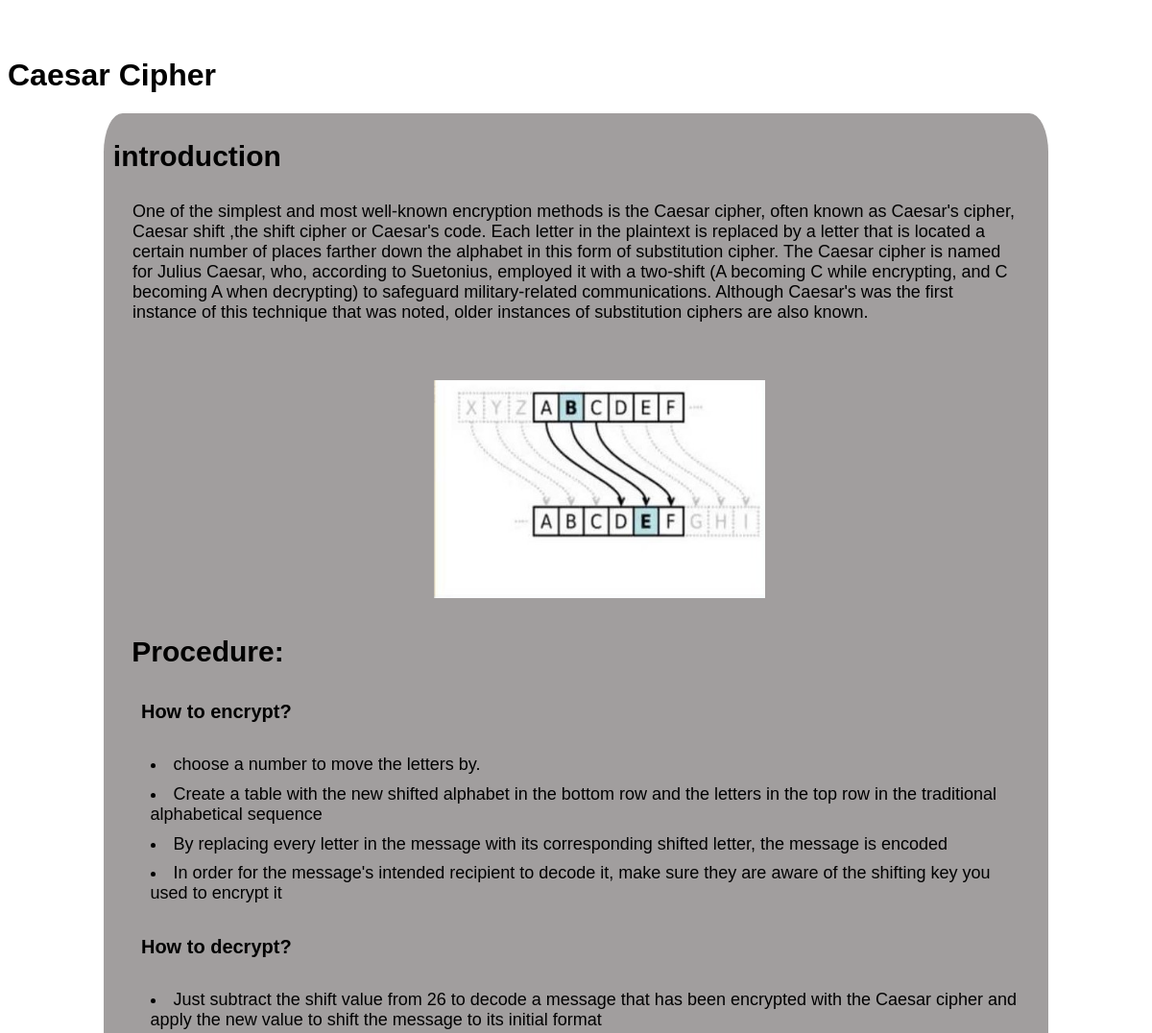
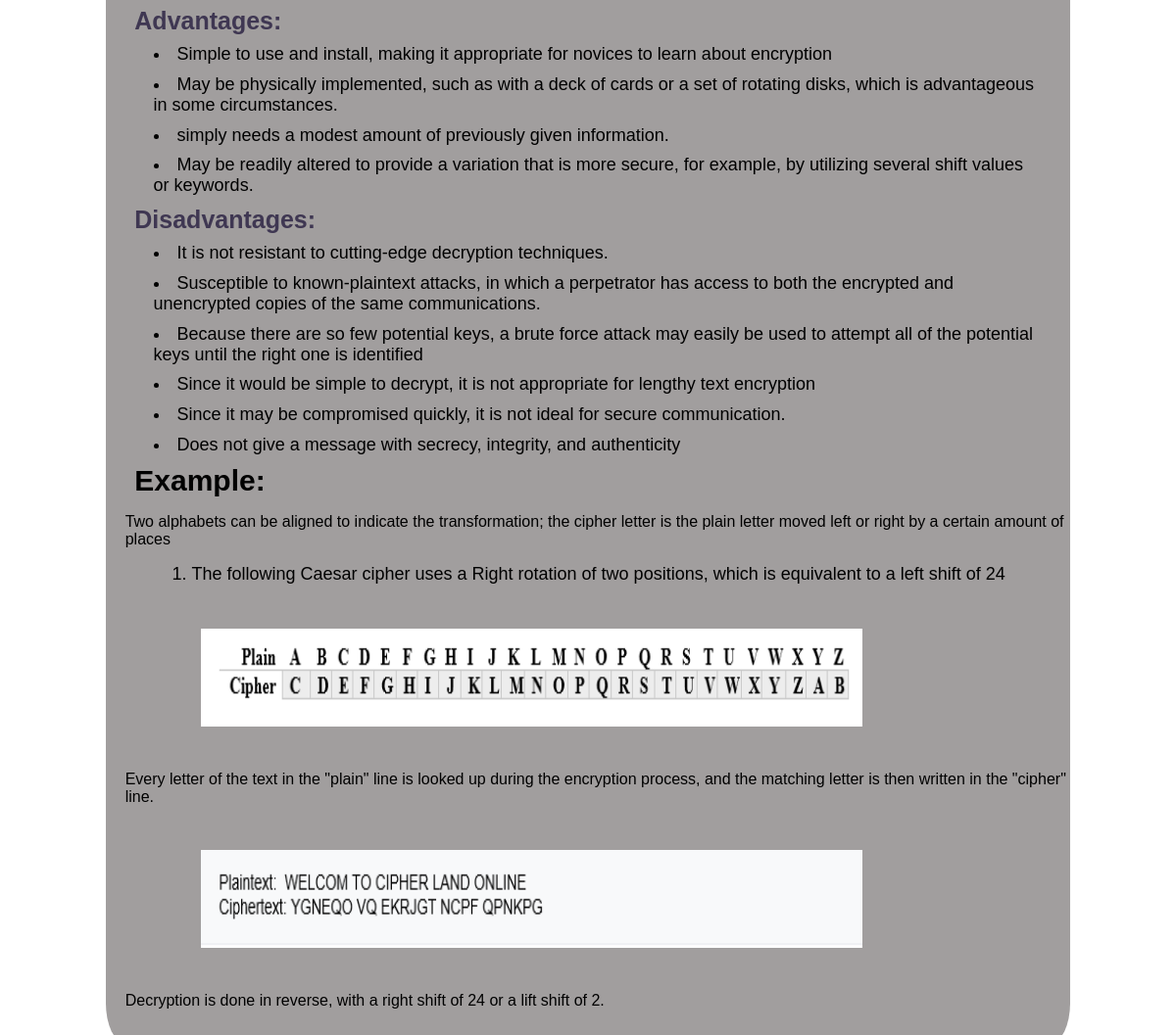
Screenshot of /Description.php with the database file from the repository (2 pictures, top to bottom).
### tables this page shows
CREATE TABLE `algorithm` (
  `id` int(11) NOT NULL,
  `algorithmName` varchar(255) NOT NULL,
  `algorithmDescription` text NOT NULL,
  `algorithmImg` varchar(200) NOT NULL,
  `created_in` timestamp NOT NULL DEFAULT current_timestamp(),
  `algorthimEncrypt` text NOT NULL,
  `algortihmDecrypt` text NOT NULL,
  `algorthimAdvantages` text NOT NULL,
  `algorthimDisadvantages` int(11) NOT NULL
);

CREATE TABLE `algorthimencrypt` (
  `algorthimEncryptID` int(255) NOT NULL,
  `algorthimEncrypt` varchar(255) NOT NULL,
  `algorthimID` int(255) NOT NULL
);

CREATE TABLE `algortihmdecrypt` (
  `algortihmDecryptID` int(11) NOT NULL,
  `algortihmDecrypt` varchar(255) NOT NULL,
  `algorthimID` int(11) NOT NULL
);

CREATE TABLE `algorthimadvantages` (
  `algorthimAdvantagesID` int(11) NOT NULL,
  `algorthimAdvantages` varchar(255) NOT NULL,
  `algorthimID` int(11) NOT NULL
);

CREATE TABLE `algorthimdisadvantages` (
  `disadvantagesID` int(11) NOT NULL,
  `algorthimDisadvantages` varchar(255) NOT NULL,
  `algorthimID` int(11) NOT NULL
);

CREATE TABLE `algortihmexample` (
  `imgAlgorthimID` int(11) NOT NULL,
  `algorthmImg` varchar(255) NOT NULL,
  `algorthimID` int(11) NOT NULL,
  `algorithmText` varchar(255) NOT NULL,
  `algorithmSubText` varchar(255) NOT NULL
);

### Description.php (the view, shortened to what this page needs)
 <?php
$cmdDes="select * from algorithm where id='23'";
$exe=mysqli_query($con, $cmdDes);
while ($row=mysqli_fetch_assoc($exe)) {
    $algorithmName=$row["algorithmName"];
    $algorithmDescription=$row["algorithmDescription"];
    $algorithmImg=$row["algorithmImg"];
    echo "
    <h1 class='Caesar'>$algorithmName</h1>
    <div class='body'><br>
        <h3 class='topTitle'>introduction</h3>
        <p class='intro'>$algorithmDescription</p>
        <img class='algorithmImg' src='img/$algorithmImg' alt=''>
    ";
}
echo "
<div class='Procedure'>";
echo "
<h2 class='topTitle'>Procedure:</h2>
<h5  class='encDec'>How to encrypt?</h5>
";
$cmdEnc="select * from algorthimencrypt where algorthimID='23'";
$exeEnc=mysqli_query($con, $cmdEnc);
while ($rowEnc=mysqli_fetch_assoc($exeEnc)) {
    $algorthimencrypt=$rowEnc["algorthimEncrypt"];
    echo "
        <li  class='liText'>$algorthimencrypt</li>
    ";
}
echo "
<h5 class='encDec'>How to decrypt?</h5>
";
$cmdDec="select * from algortihmdecrypt where algorthimID='23'";
$exeDec=mysqli_query($con, $cmdDec);
while ($rowDec=mysqli_fetch_assoc($exeDec)) {
    $algortihmDecrypt=$rowDec["algortihmDecrypt"];
    echo "
        <li class='liText'>$algortihmDecrypt</li>
    ";
}
echo "
<h5 class='title' >Advantages:</h5>
";
$cmdAdvance="select * from algorthimAdvantages where algorthimID='23'";
$exeAdvance=mysqli_query($con, $cmdAdvance);
while ($rowAdvance=mysqli_fetch_assoc($exeAdvance)) {
    $algorthimAdvantages=$rowAdvance["algorthimAdvantages"];
    echo "
        <li class='liText'>$algorthimAdvantages</li>
    ";
}
echo "
<h5 class='title'>Disadvantages:</h5>
";
$cmdDisadvance="select * from algorthimDisadvantages where algorthimID='23'";
$exeDisadvance=mysqli_query($con, $cmdDisadvance);
while ($rowDisadvance=mysqli_fetch_assoc($exeDisadvance)) {
    $algorthimDisadvantages=$rowDisadvance["algorthimDisadvantages"];
    echo "
        <li class='liText'>$algorthimDisadvantages</li>
    ";
}
echo "
<h5 class='topTitle'>Example:</h5>
";
$cmdExample="select * from algortihmexample where algorthimID='23'";
$exeExample=mysqli_query($con, $cmdExample);
while ($rowExample=mysqli_fetch_assoc($exeExample)) {
    $algorithmText=$rowExample["algorithmText"];
    $algorithmSubText=$rowExample["algorithmSubText"];
    $algorthmImg=$rowExample["algorthmImg"];
   if($algorithmSubText==""){
    if($algorthmImg==""){
        echo "
        <p>$algorithmText</p>        ";
    }else{
        echo "
        <p>$algorithmText</p>
        <img class='algorthmImg' src='img/$algorthmImg' alt=''>
    ";
    }
   }else{
    if($algorthmImg==""){
        echo "
        <p>$algorithmText</p>
        <ol>  <li class='liText'>$algorithmSubText</li></ol>
       ";
    }else{
        echo "
        <p>$algorithmText</p>
        <ol>  <li class='liText'>$algorithmSubText</li></ol>
        <img class='algorthmImg' src='img/$algorthmImg' alt=''>
    ";
    }
    }
}
echo"<br></div>";
 ?>

### Description.php (style rules this page uses)
* { font-family: 'Poppins', sans-serif; }
.Caesar { margin-top: 60px; }
.body { background-color: rgb(161, 158, 158);margin:20px 100px 100px 100px;border-radius: 2%; }
.intro { margin: 30px;font-size:18px }
.algorithmImg { margin: 30px;margin-left: 35%;width: 35%; }
.Procedure { margin-left:2% }
.topTitle { font-size:30px;font-weight:bold;margin:1% }
.title { font-size:25px;font-weight:bold;color:#3f3752;margin:1% }
.liText { font-size:18px;margin-left:3%;padding-right:30px ;margin-top:1% }
.encDec { font-size:20px;margin-left:2% ;font-weight:bold }
.algorthmImg { margin:3% 8%;height:100px;width:70% }

### rows the page displays
algorithm: algorithmName "Caesar Cipher", algorithmDescription "One of the simplest and most well-known encryption methods is the Caesar cipher, often known as Caesar's cipher, Caesar shift ,the shift cipher or Caesar's code. Each letter in the plaintext is replaced by a letter that is located a certain number of places farther down the alphabet in this form of substitution cipher. The Caesar cipher is named for Julius Caesar, who, according to Suetonius, employed it with a two-shift (A becoming C while encrypting, and C becoming A when decrypting) to safeguard military-related communications. Although Caesar's was the first instance of this technique that was noted, older instances of substitution ciphers are also known.", algorithmImg (picture)
algorthimencrypt: algorthimEncrypt "choose a number to move the letters by."
algorthimencrypt: algorthimEncrypt "Create a table with the new shifted alphabet in the bottom row and the letters in the top row in the traditional alphabetical sequence"
algorthimencrypt: algorthimEncrypt "By replacing every letter in the message with its corresponding shifted letter, the message is encoded"
algorthimencrypt: algorthimEncrypt "In order for the message's intended recipient to decode it, make sure they are aware of the shifting key you used to encrypt it"
algortihmdecrypt: algortihmDecrypt "Just subtract the shift value from 26 to decode a message that has been encrypted with the Caesar cipher and apply the new value to shift the message to its initial format"
algorthimadvantages: algorthimAdvantages "Simple to use and install, making it appropriate for novices to learn about encryption"
algorthimadvantages: algorthimAdvantages "May be physically implemented, such as with a deck of cards or a set of rotating disks, which is advantageous in some circumstances."
algorthimadvantages: algorthimAdvantages "simply needs a modest amount of previously given information."
algorthimadvantages: algorthimAdvantages "May be readily altered to provide a variation that is more secure, for example, by utilizing several shift values or keywords."
algorthimdisadvantages: algorthimDisadvantages "It is not resistant to cutting-edge decryption techniques."
algorthimdisadvantages: algorthimDisadvantages "Susceptible to known-plaintext attacks, in which a perpetrator has access to both the encrypted and unencrypted copies of the same communications."
algorthimdisadvantages: algorthimDisadvantages "Because there are so few potential keys, a brute force attack may easily be used to attempt all of the potential keys until the right one is identified"
algorthimdisadvantages: algorthimDisadvantages "Since it would be simple to decrypt, it is not appropriate for lengthy text encryption"
algorthimdisadvantages: algorthimDisadvantages "Since it may be compromised quickly, it is not ideal for secure communication."
algorthimdisadvantages: algorthimDisadvantages "Does not give a message with secrecy, integrity, and authenticity"
algortihmexample: algorithmText "Two alphabets can be aligned to indicate the transformation; the cipher letter is the plain letter moved left or right by a certain amount of places", algorithmSubText "The following Caesar cipher uses a Right rotation of two positions, which is equivalent to a left shift of 24", algorthmImg (picture)
algortihmexample: algorithmText "Every letter of the text in the \"plain\" line is looked up during the encryption process, and the matching letter is then written in the \"cipher\" line.", algorthmImg (picture)
algortihmexample: algorithmText "Decryption is done in reverse, with a right shift of 24 or a lift shift of 2."
